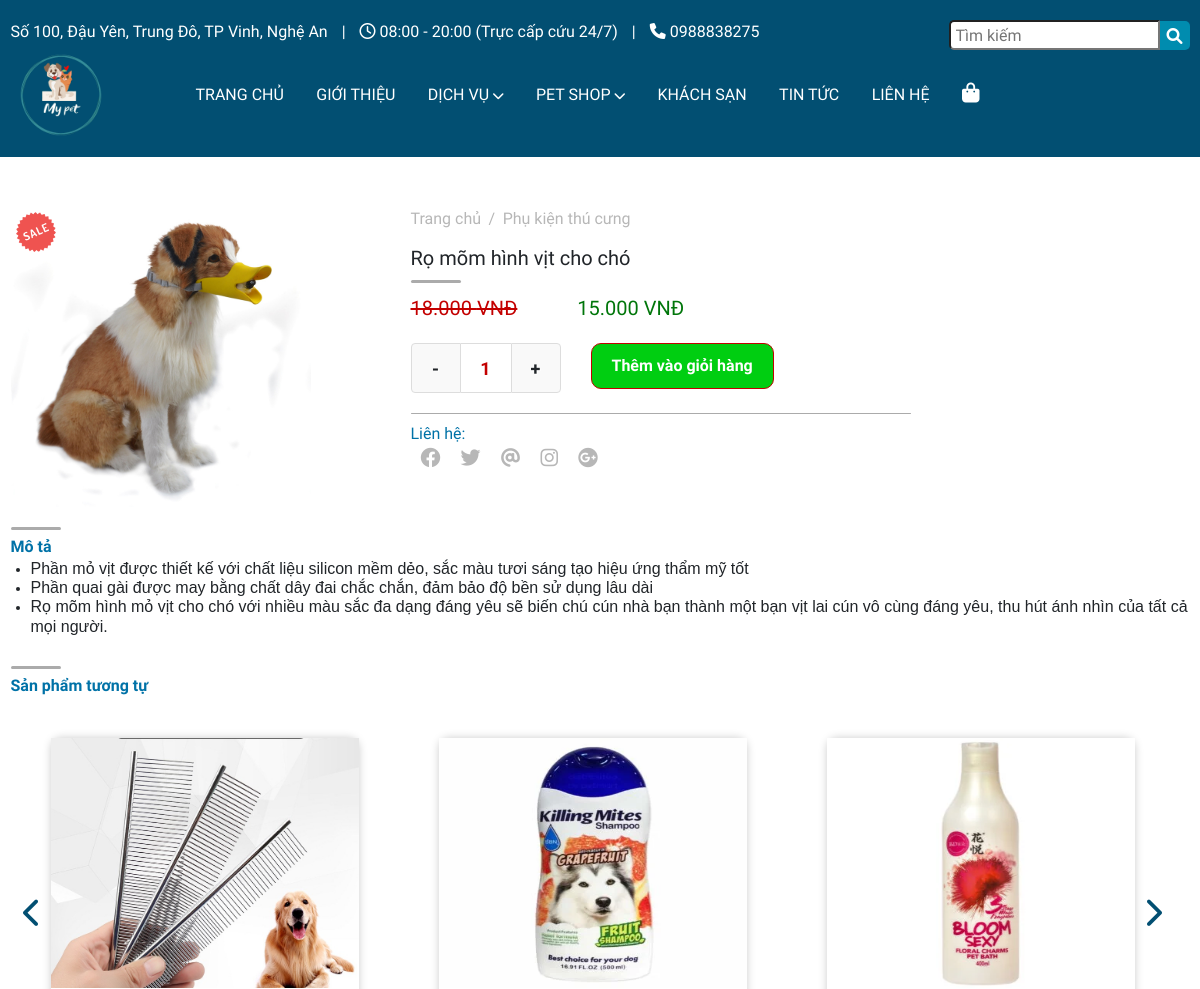
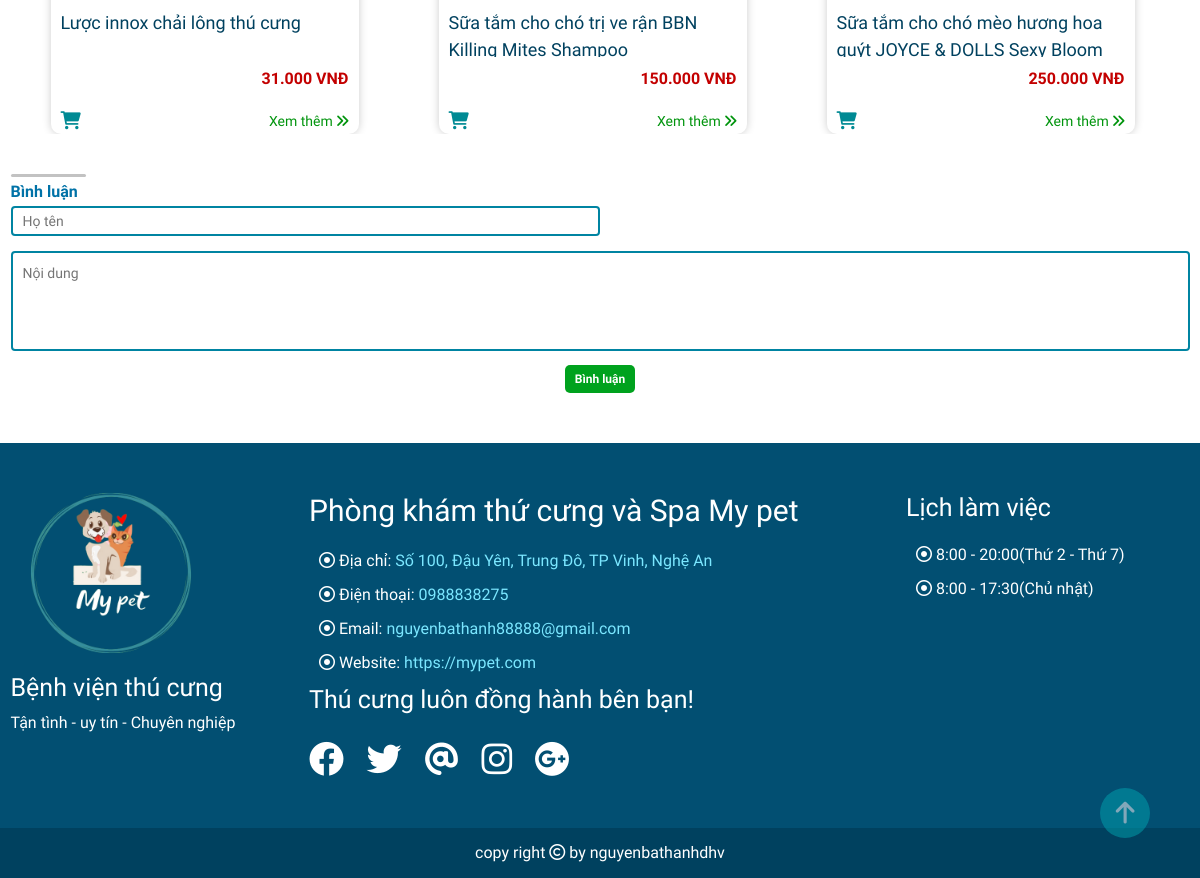
/detail.php?id_shop=7, run on the app's committed database (2 pictures, top to bottom).
### tables this page shows
CREATE TABLE `shop` (
  `id_shop` int(11) NOT NULL,
  `title` varchar(255) NOT NULL,
  `content` longtext NOT NULL,
  `price` decimal(6,3) NOT NULL,
  `promotion` decimal(6,3) NOT NULL,
  `image` varchar(255) NOT NULL,
  `id_category` int(11) NOT NULL,
  `status_shop` int(11) NOT NULL,
  `slug` varchar(255) NOT NULL
);

CREATE TABLE `category_shop` (
  `id` int(11) NOT NULL,
  `category_title` varchar(255) NOT NULL,
  `slider` varchar(255) NOT NULL,
  `status_category_shop` int(11) NOT NULL,
  `slug` varchar(255) NOT NULL
);

### detail.php (the view, shortened to what this page needs)
<?php
include './include/config.php';
if (isset($_GET['id_shop'])) {
    $id = $_GET['id_shop'];
    $sql_pet = "SELECT * FROM shop a join category_shop b on a.id_category = b.id WHERE a.id_shop = $id";
    $query_pet = $conn->prepare($sql_pet);
    $query_pet->execute();
    $result_pet = $query_pet->fetch(PDO::FETCH_OBJ);
}
$show = $result_pet->id;
$sql_shop = "SELECT * FROM shop a join category_shop b on a.id_category = b.id WHERE b.id = $show  ";
$query_shop = $conn->prepare($sql_shop);
$query_shop->execute();
$result_shop = $query_shop->fetchAll(PDO::FETCH_OBJ);
?>
<!DOCTYPE html>
<html lang="en">
<head>
    <?php
    include "./include/link-css.php";
    ?>
</head>
<body>
    <?php
    include "./include/header.php";
    ?>
    <div class="main-detail">
        <div class="container">
            <div class="detail-product">
                <div class="detail-product-img">
                    <img src="<?php echo $result_pet->image ?>" alt="image">
                </div>
                <div class="detail-product-detail">
                    <div class="detail-back-home">
                        <a href="./index.php">Trang chủ</a>
                        <span>/</span>
                        <a href="#"><?php echo $result_pet->category_title ?></a>
                    </div>
                    <h5 class="detail-title"><?php echo $result_pet->title ?></h5>
                    <div class="detail-line"></div>
                    <div class="detail-price">
                        <?php if ($result_pet->promotion > 0) { ?>
                            <p class="price price-desc"><?php echo $result_pet->price ?> VNĐ</p>
                            <p class="promotion"><?php echo $result_pet->promotion ?> VNĐ</p>
                            <div class="promotion-img-detail">
                                <img src="./image/sale.png" alt="sale" class="sale-promotion-detail">
                            </div>
                        <?php } else { ?>
                            <p class="promotion"><?php echo $result_pet->price ?> VNĐ</p>
                        <?php } ?>
                    </div>
                    <div class="number-product">
                        <div class="buttons_added">
                            <input class="minus is-form" type="button" value="-">
                            <input aria-label="quantity" class="input-qty" max="10" min="1" name="" type="number" value="1">
                            <input class="plus is-form" type="button" value="+">
                        </div>
                        <div class="btn-add-store">
                            <input type="submit" value="Thêm vào giỏi hàng">
                        </div>
                    </div>
                    <div class="detail-line-under"></div>
                    <div class="contact-title">
                        <h5>Liên hệ:</h5>
                    </div>
                    <div class="contact-detail">
                        <a target="_blank" href="https://www.facebook.com/ThanhMBlue/" class="facebook"><i class="fab fa-facebook"></i></a>
                        <a target="_blank" href="https://www.facebook.com/ThanhMBlue/" class="twitter"><i class="fab fa-twitter"></i></a>
                        <a target="_blank" href="https://www.facebook.com/ThanhMBlue/" class="email"><i class="fas fa-at"></i></a>
                        <a target="_blank" href="https://www.facebook.com/ThanhMBlue/" class="instargam"><i class="fab fa-instagram"></i></a>
                        <a target="_blank" href="https://www.facebook.com/ThanhMBlue/" class="google"><i class="fab fa-google-plus"></i></a>
                    </div>
                </div>
            </div>
            <div class="detail-content">
                <div class="line-under"></div>
                <div class="desc-title-content">Mô tả</div>
                <h5 class="detail-content-h5"><?php echo $result_pet->content ?></h5>
            </div>
        </div>
        <div class="container">
            <div class="detail-similar">
                <div class="line-under"></div>
                <div class="desc-title-content">Sản phẩm tương tự</div>
                <div class="row similer-flex">
                    <div class="row">
                        <div class="slider-show-similar-pre">
                            <?php foreach ($result_shop as $key => $value) { ?>
                                <div class="slider-show-similar">
                                    <a href="detail.php?id_shop=<?php echo $value->id_shop ?>" class="img-similar"><img src="<?php echo $value->image ?>" alt="image"></a>
                                    <div class="slider-show-similar-under">
                                        <a href="detail.php?id_shop=<?php echo $value->id_shop ?>" class="title-similar"><?php echo $value->title ?></a>
                                        <div class="price-similar">
                                            <?php if ($value->promotion > 0) { ?>
                                                <p class="price price-desc"><?php echo $value->price ?> VNĐ</p>
                                                <p class="promotion-desc"><?php echo $value->promotion ?> VNĐ</p>
                                                <div class="promotion-img-detail-under">
                                                    <img src="./image/sale.png" alt="sale" class="sale-promotion-detail">
                                                </div>
                                            <?php } else { ?>
                                                <p class="promotion"><?php echo $value->price ?> VNĐ</p>
                                            <?php } ?>
                                        </div>
                                        <div class="buy-similar">
                                            <div class="icon-buy">
                                                <a href="#"><i class="buy fas fa-shopping-cart"></i></a>
                                            </div>
                                            <div class="more">
                                                <a href="detail.php?id_shop=<?php echo $value->id_shop ?>">
                                                    <p>Xem thêm <i class="fas fa-angle-double-right"></i></p>
                                                </a>
                                            </div>
                                        </div>
                                    </div>
                                </div>
                            <?php } ?>
                        </div>
                    </div>
                </div>
            </div>
        </div>
        <div class="container">
            <div class="comment-detail">
                <div class="line-comment"></div>
                <h5>Bình luận</h5>
                <form action="" method="POST" id="form-comment">
                    <div class="group-comment">
                        <input type="text" name="name" id="name-comment-input" class="name-comment-input" placeholder="Họ tên">
                    </div>
                    <div class="group-comment">
                        <textarea class="comment-text" placeholder="Nội dung" name="content_comment" id="comment-text" cols="30" rows="10"></textarea>
                    </div>
                    <div class="button-comment">
                        <input type="submit" name="btn-comment" value="Bình luận" id="btn-comment" class="btn-comment">
                    </div>
                </form>
            </div>
        </div>
    </div>
    <?php
    include "./include/footer.php";
    ?>
</body>
</html>

### data on the page
shop: image (picture), id_category.category_title "Phụ kiện thú cưng", title "Rọ mõm hình vịt cho chó", price "18.000", promotion "15.000", content "Phần mỏ vịt được thiết kế với chất liệu silicon mềm dẻo, sắc màu tươi sáng tạo hiệu ứng thẩm mỹ tốt Phần quai gài được may bằng chất dây đai chắc chắn, đảm bảo độ bền sử dụng lâu dài Rọ mõm hình mỏ vịt cho chó với nhiều màu sắc đa dạng đáng yêu sẽ biến chú cún nhà bạn thành một bạn vịt lai cún vô cùng đáng yêu, thu hút ánh nhìn của tất cả mọi người."
shop: image (picture), title "Lược innox chải lông thú cưng", price "31.000"
shop: image (picture), title "Sữa tắm cho chó trị ve rận BBN Killing Mites Shampoo", price "150.000"
shop: image (picture), title "Sữa tắm cho chó mèo hương hoa quýt JOYCE & DOLLS Sexy Bloom", price "250.000"
